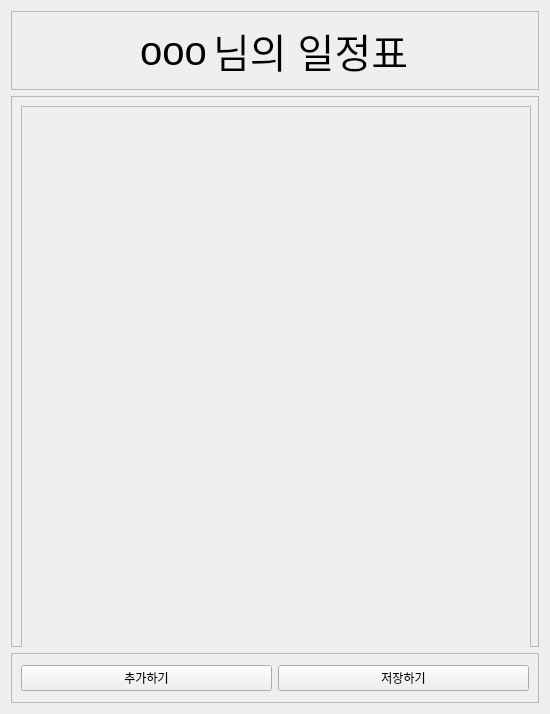
<?xml version="1.0" encoding="UTF-8"?>
<ui version="4.0">
 <class>Form</class>
 <widget class="QWidget" name="Form">
  <property name="geometry">
   <rect>
    <x>0</x>
    <y>0</y>
    <width>550</width>
    <height>714</height>
   </rect>
  </property>
  <property name="maximumSize">
   <size>
    <width>550</width>
    <height>800</height>
   </size>
  </property>
  <property name="windowTitle">
   <string>Form</string>
  </property>
  <layout class="QVBoxLayout" name="verticalLayout">
   <item>
    <widget class="QFrame" name="frame">
     <property name="maximumSize">
      <size>
       <width>16777215</width>
       <height>100</height>
      </size>
     </property>
     <property name="frameShape">
      <enum>QFrame::StyledPanel</enum>
     </property>
     <property name="frameShadow">
      <enum>QFrame::Raised</enum>
     </property>
     <layout class="QHBoxLayout" name="horizontalLayout">
      <item>
       <spacer name="horizontalSpacer">
        <property name="orientation">
         <enum>Qt::Horizontal</enum>
        </property>
        <property name="sizeType">
         <enum>QSizePolicy::Preferred</enum>
        </property>
        <property name="sizeHint" stdset="0">
         <size>
          <width>150</width>
          <height>20</height>
         </size>
        </property>
       </spacer>
      </item>
      <item>
       <widget class="QLabel" name="label">
        <property name="maximumSize">
         <size>
          <width>100</width>
          <height>16777215</height>
         </size>
        </property>
        <property name="font">
         <font>
          <pointsize>30</pointsize>
         </font>
        </property>
        <property name="text">
         <string>ooo</string>
        </property>
        <property name="alignment">
         <set>Qt::AlignCenter</set>
        </property>
       </widget>
      </item>
      <item>
       <widget class="QLabel" name="label_2">
        <property name="maximumSize">
         <size>
          <width>220</width>
          <height>16777215</height>
         </size>
        </property>
        <property name="font">
         <font>
          <pointsize>30</pointsize>
         </font>
        </property>
        <property name="text">
         <string>님의 일정표</string>
        </property>
       </widget>
      </item>
      <item>
       <spacer name="horizontalSpacer_2">
        <property name="orientation">
         <enum>Qt::Horizontal</enum>
        </property>
        <property name="sizeType">
         <enum>QSizePolicy::Preferred</enum>
        </property>
        <property name="sizeHint" stdset="0">
         <size>
          <width>150</width>
          <height>20</height>
         </size>
        </property>
       </spacer>
      </item>
     </layout>
    </widget>
   </item>
   <item>
    <widget class="QFrame" name="frame_2">
     <property name="minimumSize">
      <size>
       <width>510</width>
       <height>550</height>
      </size>
     </property>
     <property name="frameShape">
      <enum>QFrame::StyledPanel</enum>
     </property>
     <property name="frameShadow">
      <enum>QFrame::Raised</enum>
     </property>
     <layout class="QGridLayout" name="gridLayout">
      <item row="0" column="0">
       <widget class="QScrollArea" name="scrollArea">
        <property name="minimumSize">
         <size>
          <width>510</width>
          <height>550</height>
         </size>
        </property>
        <property name="maximumSize">
         <size>
          <width>16777215</width>
          <height>16777215</height>
         </size>
        </property>
        <property name="widgetResizable">
         <bool>true</bool>
        </property>
        <widget class="QWidget" name="scrollAreaWidgetContents">
         <property name="geometry">
          <rect>
           <x>0</x>
           <y>0</y>
           <width>510</width>
           <height>552</height>
          </rect>
         </property>
         <layout class="QVBoxLayout" name="verticalLayout_2"/>
        </widget>
       </widget>
      </item>
     </layout>
    </widget>
   </item>
   <item>
    <widget class="QFrame" name="frame_4">
     <property name="minimumSize">
      <size>
       <width>0</width>
       <height>50</height>
      </size>
     </property>
     <property name="frameShape">
      <enum>QFrame::StyledPanel</enum>
     </property>
     <property name="frameShadow">
      <enum>QFrame::Raised</enum>
     </property>
     <layout class="QHBoxLayout" name="horizontalLayout_19">
      <item>
       <widget class="QPushButton" name="pushButton">
        <property name="text">
         <string>추가하기</string>
        </property>
       </widget>
      </item>
      <item>
       <widget class="QPushButton" name="pushButton_3">
        <property name="text">
         <string>저장하기</string>
        </property>
       </widget>
      </item>
     </layout>
    </widget>
   </item>
  </layout>
 </widget>
 <resources/>
 <connections/>
</ui>
